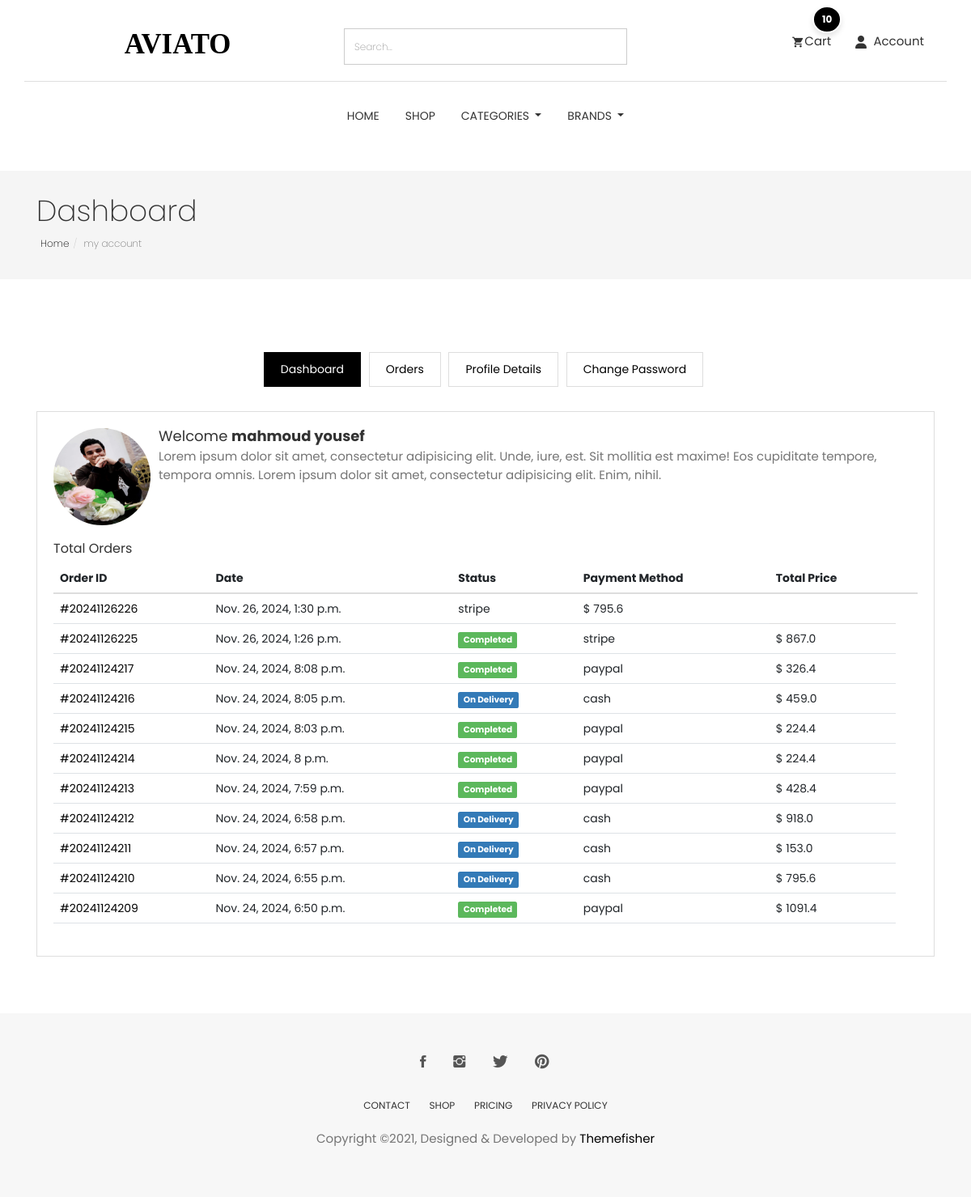
Page /accounts/dashboard/ (signed in) on the earlier database version.
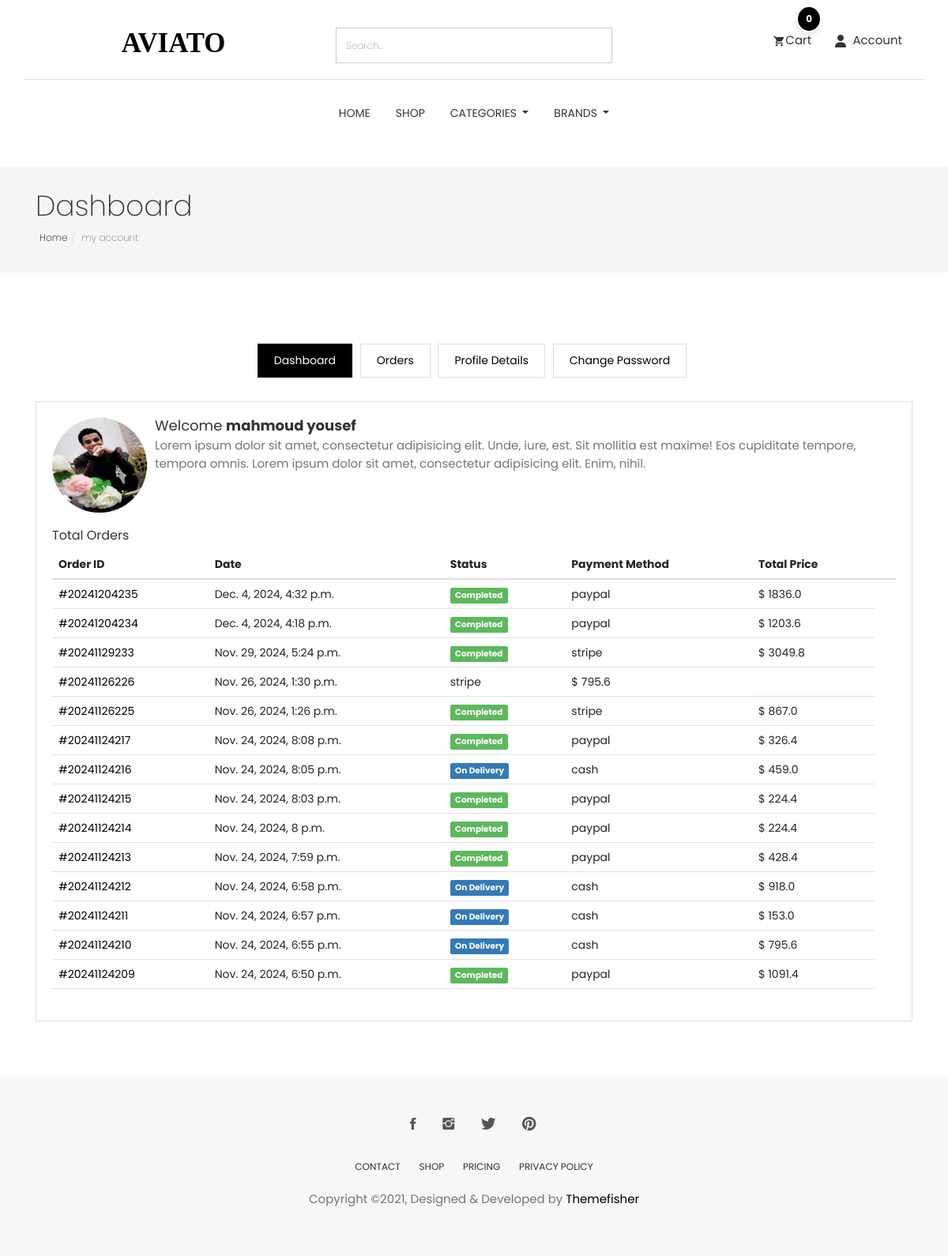
Same page on the later database version.
### accounts/models.py (models this page shows, shortened)
class Profile(models.Model):
    user = models.OneToOneField(User,on_delete=models.CASCADE)
    image = models.ImageField(upload_to='users_images/',blank=True , null=True)
    about = models.TextField(max_length=4000 , blank=True , null=True)
    country = models.CharField(max_length=50 ,blank=True, null=True)
    address_line_1 = models.CharField( max_length=50 , blank=True , null=True)
    address_line_2 = models.CharField( max_length=50 , blank=True , null=True)
    headline = models.CharField(max_length=50 , blank=True, null=True)
    city = models.CharField(max_length=50 ,blank=True, null=True)
    otp = models.IntegerField(null=True, blank=True)  # Store OTP here
    created_at = models.DateTimeField("created_at", default=timezone.now)
    updated_at = models.DateTimeField( auto_now=True)
    @property
    def full_name(self):
        return f'{self.user.first_name} {self.user.last_name}'

class User(AbstractBaseUser):
    first_name      = models.CharField(max_length=50)
    last_name       = models.CharField(max_length=50)
    username        = models.CharField(max_length=50, unique=True)
    email           = models.EmailField(max_length=100, unique=True)
    phone_number    = models.CharField(max_length=50)
    date_joined     = models.DateTimeField(auto_now_add=True)
    last_login      = models.DateTimeField(auto_now_add=True)
    is_admin        = models.BooleanField(default=False)
    is_staff        = models.BooleanField(default=False)
    is_active       = models.BooleanField(default=False)
    is_superadmin   = models.BooleanField(default=False)
    USERNAME_FIELD = 'email'
    REQUIRED_FIELDS = ['username', 'first_name', 'last_name']
    objects = MyAccountManager()

### order/models.py (models this page shows, shortened)
class Order(models.Model):
    STATUS = (
        ('New', 'New'),
        ('On Delivery', 'On Delivery'),  # Add On Delivery status here
        ('Completed', 'Completed'),
        ('Cancelled', 'Cancelled'),
    )
    user = models.ForeignKey(User, verbose_name=_("user order"),on_delete=models.SET_NULL , null=True)
    payment = models.ForeignKey(Payment,  verbose_name=_("payment order"),on_delete=models.SET_NULL ,blank=True , null=True)
    order_number = models.CharField(_("order_number"),max_length=50)
    first_name = models.CharField(_("first_name"),max_length=50)
    last_name = models.CharField(_("last_name"),max_length=50)
    phone = models.CharField(_("phone"),max_length=50)
    zip_code = models.CharField(_("zip_code"),max_length=50,blank=True)
    email = models.EmailField(_("email"), max_length=254)
    address_line_1 = models.CharField(_("address_line_1"), max_length=50)
    address_line_2 = models.CharField(_("address_line_2"), max_length=50 , blank=True)
    country = models.CharField(_("country"), max_length=50 )
    state = models.CharField(_("state"), max_length=50 )
    payment_method = models.CharField(_("payment_method"), max_length=50 )
    city = models.CharField(_("city"), max_length=50 )
    order_note = models.CharField(_("order_note"), max_length=1000 , blank=True)
    order_total = models.FloatField(_("order_total"),)
    tax = models.FloatField(_("tax"),)
    status = models.CharField(_("status"),choices=STATUS,default='New' , max_length=15)
    ip = models.CharField(_("ip"),max_length=50  ,blank=True)
    is_orderd = models.BooleanField(_("is_orderd"),default=False)
    created_at = models.DateTimeField(_("created_at"), default=timezone.now)
    updated_at = models.DateTimeField(_("updated_at"),default=timezone.now)
    class Meta:
        verbose_name = _("Orders")
        verbose_name_plural = _("Orders")

### accounts/views.py (the view)
# urls.py: path('dashboard/' , views.dashboard , name="userdashboard" ),
@login_required(login_url='login')
def dashboard(request):
    profile=Profile.objects.get(user=request.user)
    orders = Order.objects.order_by('-created_at').filter(user_id=request.user.id,is_orderd=True)
    orders_count = orders.count()
    return render(request,'profile/dashboard.html',{
        'profile':profile,
        'orders':orders,
        'orders_count':orders_count,
    })

### cart/models.py (called while the page is built)
    def sub_total(self):
        return self.product.price * self.quantity

### category/category_context.py (called while the page is built)
def nav_links(request):
    categories_nav = Category.objects.all()
    subcategories_nav = Subcategory.objects.all()
    brands_nav = Brand.objects.all()
    context = {
        'categories_nav':categories_nav,
        'brands_nav':brands_nav,
        'subcategories_nav':subcategories_nav,
    }
    return context

### category/models.py (called while the page is built)
    def get_url(self):
        return reverse('products_by_subcategory',args=[self.id])

### store/models.py (called while the page is built)
    def get_url(self):
        return reverse('products_by_brand',args=[self.id])

    def __str__(self):
        return self.name

### accounts/templates/profile/dashboard.html (shortened to what this page needs)
{% extends "base.html" %}
{% load static %}
{% block body %}
<section class="page-header">
	<div class="container">
		<div class="row">
			<div class="col-md-12">
				<div class="content">
					<h1 class="page-name">Dashboard</h1>
					<ol class="breadcrumb">
						<li><a href="/">Home</a></li>
						<li class="active">my account</li>
					</ol>
				</div>
			</div>
		</div>
	</div>
</section>
<section class="user-dashboard page-wrapper">
	<div class="container">
		<div class="row">
			<div class="col-md-12">
				<ul class="list-inline dashboard-menu text-center">
					<li><a class="active" href="{% url 'dashboard' %}">Dashboard</a></li>
					<li><a href="{% url 'orders'%}">Orders</a></li>
					<li><a href="{% url 'profile' %}">Profile Details</a></li>
                    <li><a href="{% url 'change_password' %}">Change Password</a></li>
				</ul>
				<div class="dashboard-wrapper user-dashboard">
					<div class="media">
						<div class="pull-left">
							<img class="media-object user-img" src="{% if profile.image %} {{profile.image.url}} {% endif %}" alt="Image">
						</div>
						<div class="media-body">
							<h2 class="media-heading">Welcome <strong>{{profile.full_name}}</strong></h2>
							<p>Lorem ipsum dolor sit amet, consectetur adipisicing elit. Unde, iure, est. Sit mollitia est maxime! Eos
								cupiditate tempore, tempora omnis. Lorem ipsum dolor sit amet, consectetur adipisicing elit. Enim, nihil. </p>
						</div>
					</div>
					<div class="total-order mt-20">
						<h4>Total Orders</h4>
						<div class="table-responsive">
							<table class="table">
								<thead>
									<tr>
										<th>Order ID</th>
										<th>Date</th>
										<th>Status</th>
										<th>Payment Method</th>
										<th>Total Price</th>
										<th></th>
									</tr>
								</thead>
								<tbody>
									{% for order in orders %}
									<tr>
										<td><a href="{% url 'order_detail' order.order_number %}">#{{order.order_number}}</a></td>
										<td>{{order.created_at}}</td>
										{% if order.status == "On Delivery" %}
									<td><span class="label label-primary">{{order.status}}</span></td>
                                    {% elif order.status == "Completed" %}
                                    <td><span class="label label-success">{{order.status}}</span></td>
                                    {% elif order.status == "Cancelled" %}
                                    <td><span class="label label-danger">{{order.status}}</span></td>
                                    {% elif order.status == "New" %}
                                    <td><span class="label label-info">{{order.status}}</span></td>
                                    {% endif %}
										<td>{{order.payment_method}}</td>
										<td>$ {{order.order_total}}</td>
									</tr>
									{% endfor %}
								</tbody>
							</table>
						</div>
					</div>
				</div>
			</div>
		</div>
	</div>
</section>
{% endblock body %}

### templates/base.html (shortened to what this page needs)
{% load static %}
<!DOCTYPE html>
<html lang="en">
<head>
	<link rel="stylesheet" href="https://cdnjs.cloudflare.com/ajax/libs/font-awesome/5.15.4/css/all.min.css" />
	<link rel="stylesheet" href="{% static 'plugins/themefisher-font/style.css'%}">
	<link rel="stylesheet" href="{% static 'plugins/bootstrap/css/bootstrap2.min.css'%}">
	<link rel="stylesheet" href="{% static 'plugins/bootstrap/css/bootstrap.min.css'%}">
	<link rel="stylesheet" href="{% static 'plugins/animate/animate.css'%}">
	<link rel="stylesheet" href="{% static 'plugins/slick/slick.css'%}">
	<link rel="stylesheet" href="{% static 'plugins/slick/slick-theme.css'%}">
	<link rel="stylesheet" href="{% static 'css/style.css'%}">
	<link rel="stylesheet" href="{% static 'css/all.min.css'%}">
</head>
<body id="body">
	<section class="top-header">
		<div class="container">
			<div class="row">
				<div class="col-md-4 col-xs-12 pt-2 col-sm-4">
					<div class="logo text-center mb-3 mb-md-0">
						<a href="/">
							<svg width="135px" height="29px" viewBox="0 0 155 29" version="1.1"
								xmlns="http://www.w3.org/2000/svg" xmlns:xlink="http://www.w3.org/1999/xlink">
								<g id="Page-1" stroke="none" stroke-width="1" fill="none" fill-rule="evenodd"
									font-size="40" font-family="AustinBold, Austin" font-weight="bold">
									<g id="Group" transform="translate(-108.000000, -297.000000)" fill="#000000">
										<text id="AVIATO">
											<tspan x="108.94" y="325">AVIATO</tspan>
										</text>
									</g>
								</g>
							</svg>
						</a>
					</div>
				</div>
				<div class="col-md-4 col-xs-12  col-sm-4">
					<form class="w-100" action="{% url 'search' %}"><input name="q" type="text" class="form-control"
							placeholder="Search..."></form>
				</div>
				<div class="col-md-4 col-xs-12 mt-2 col-sm-4">
					<ul class="top-menu text-right list-inline">
						<li class="dropdown cart-nav dropdown-slide">
							<a href="{% url 'cart' %}" class="position-relative" data-toggle="dropdown"
								data-hover="dropdown"><i class="tf-ion-android-cart"></i>Cart<div
									class="cart-item-count">
									{{quantity}}
								</div></a>
						</li>
						<li class="dropdown search dropdown-slide">
							<a href="{% url 'search' %}" name="q" class="" data-toggle="dropdown"
								data-hover="dropdown"><i class="fa-solid fa-user "></i>
								<span class="ms-1">Account</span>
								</a>
						</li>
					</ul>
				</div>
			</div>
		</div>
	</section>
	<section class="menu">
		<nav class="navbar navigation">
			<div class="container">
				<div id="navbar" class="navbar-collapse collapse text-center">
					<ul class="nav navbar-nav">
						<li class="dropdown {% if request.path == '/' %}active{% endif %} ">
							<a href="/">Home</a>
						</li>
						<li class="dropdown {% if request.path == '/products/' %}active{% endif %} ">
							<a href="{% url 'product_list'%}">Shop</a>
						</li>
						<li class="dropdown full-width dropdown-slide">
							<a href="#" class="dropdown-toggle" data-toggle="dropdown" data-hover="dropdown"
								data-delay="350" role="button" aria-haspopup="true" aria-expanded="false">Categories
							</a>
						</li>
						<li class="dropdown dropdown-slide">
							<a href="#!" class="dropdown-toggle" data-toggle="dropdown" data-hover="dropdown"
								data-delay="350" role="button" aria-haspopup="true" aria-expanded="false">Brands
							</a>
						</li>
					</ul>
				</div>
			</div>
		</nav>
	</section>
	{% block body %}
	{% endblock body %}
	<footer class="footer section text-center">
		<div class="container">
			<div class="row">
				<div class="col-md-12">
					<ul class="social-media">
						<li>
							<a href="https://www.facebook.com/themefisher">
								<i class="tf-ion-social-facebook"></i>
							</a>
						</li>
						<li>
							<a href="https://www.instagram.com/themefisher">
								<i class="tf-ion-social-instagram"></i>
							</a>
						</li>
						<li>
							<a href="https://www.twitter.com/themefisher">
								<i class="tf-ion-social-twitter"></i>
							</a>
						</li>
						<li>
							<a href="https://www.pinterest.com/themefisher/">
								<i class="tf-ion-social-pinterest"></i>
							</a>
						</li>
					</ul>
					<ul class="footer-menu text-uppercase">
						<li>
							<a href="">CONTACT</a>
						</li>
						<li>
							<a href="{% url 'product_list' %}">SHOP</a>
						</li>
						<li>
							<a href="">Pricing</a>
						</li>
						<li>
							<a href="">PRIVACY POLICY</a>
						</li>
					</ul>
					<p class="copyright-text">Copyright &copy;2021, Designed &amp; Developed by <a
							href="https://themefisher.com/">Themefisher</a></p>
				</div>
			</div>
		</div>
	</footer>
</body>
</html>

### static/css/style.css (style rules this page uses)
body { line-height: 1.5; font-family: "Poppins", sans-serif; -webkit-font-smoothing: antialiased; }
p { font-family: "Poppins", sans-serif; color: #757575; font-size: 15px; }
h1, h2, h3, h4, h5, h6 { font-family: "Poppins", sans-serif; }
h1, h2, h3, h4, h5, h6 { font-weight: 400; }
ol, ul { margin: 0; padding: 0; list-style: none; }
a, a:focus, a:hover { text-decoration: none; outline: 0; color: #000; }
input[type=email], input[type=password], input[type=text], input[type=tel] { border-radius: 0; box-shadow: none; height: 45px; outline: none; font-weight: 200; font-size: 12px; }
.form-control { box-shadow: none; border-radius: 0; }
.mt-20 { margin-top: 20px; }
.w-100 { width: 100%; }
.section { padding: 80px 0; }
.page-header { background: #f5f5f5; margin-top: 20px; border-bottom: none; padding: 30px 0; }
.page-header h1 { font-weight: 200; margin: 0 0 6px 0; }
.page-header .breadcrumb { background: transparent; padding: 5px; margin: 0; }
.page-header .breadcrumb li { font-weight: 200; font-size: 12px; }
.page-header .breadcrumb li a { color: #000; }
.page-wrapper { padding: 70px 0; }
.dropdown-slide { position: static; }
.top-header .container { padding-top: 35px; padding-bottom: 20px; border-bottom: 1px solid #dedede; }
.top-header .top-menu > li > a { color: #333; font-size: 15px; padding: 0 8px; }
.top-header .top-menu > li > a i { font-size: 16px; margin-right: 2px; vertical-align: middle; }
.top-header .logo a { display: inline-block; }
.navigation { margin-bottom: 0; padding: 10px 0; }
.navigation .navbar-nav > li { position: static; }
.navigation .navbar-nav > li > a { color: #333; font-size: 14px; padding: 20px 15px; text-transform: uppercase; transition: 0.2s ease-in-out 0s; border: 1px solid transparent; }
.navigation .container { position: relative; }
.navigation .navbar-nav { float: none; display: inline-block; }
.dashboard-menu .active { background: #000; color: #fff; border: 1px solid #000; }
.dashboard-menu li { padding: 0; margin: 0 3px; }
.dashboard-menu li a { padding: 10px 20px; border: 1px solid #dedede; display: inline-block; }
.dashboard-wrapper { border: 1px solid #dedede; margin-top: 30px; padding: 20px; }
.dashboard-wrapper h2 { font-size: 18px; }
.dashboard-wrapper h4 { font-size: 16px; }
.dashboard-wrapper .user-img { width: 120px; height: 120px; border-radius: 50%; }
.footer { background: #F7F7F7; padding: 50px 0; }
.footer .footer-menu { margin-top: 30px; }
.footer .footer-menu li { display: inline-block; margin: 0 10px; }
.footer .footer-menu li a { color: #333; font-size: 12px; }
.footer .copyright-text { margin-top: 20px; }
.copyright-text a { color: #000; }
.social-media li { display: inline-block; margin: 0 5px; }
.social-media li a { padding: 8px 10px; }
.social-media li a i { font-size: 20px; color: #555; }
.cart-item-count { position: absolute; bottom: 20px; right: -5px; padding: 6px 10px; font-size: 12px; color: #fff; background-color: #000000; border-radius: 50%; box-shadow: 0 4px 6px rgba(0, 0, 0, 0.1); font-weight: bold; z-index: 10; border: 2px solid #fff; transition: transform 0.3s ease; animation: fadeIn 0.5s ease-out, bounce 2s infinite 3s; }

Differences in the rows shown:
added Order: order_number "20241204235", created_at "Dec. 4, 2024, 4:32 p.m.", status "Completed", payment_method "paypal", order_total "1836.0"
added Order: order_number "20241204234", created_at "Dec. 4, 2024, 4:18 p.m.", status "Completed", payment_method "paypal", order_total "1203.6"
now on this page (row edited): Order: order_number "20241129233", created_at "Nov. 29, 2024, 5:24 p.m.", status "Completed", payment_method "stripe", order_total "3049.8"
Other differences:
{{ quantity }}: "10" → "0"
